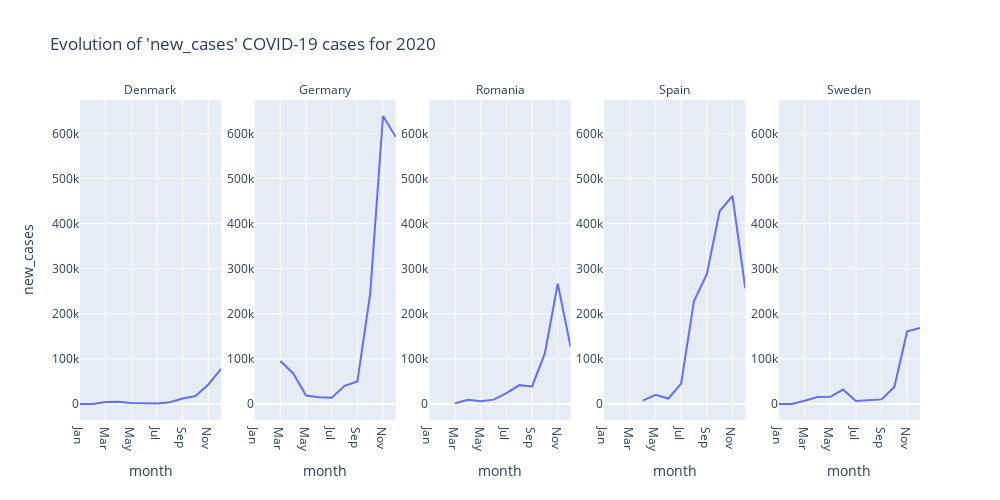

Notebook code for this chart:
### Code cell
plotly_line("new_cases").show()

### Figure 1 — Plotly figure (JSON) as saved in the notebook; plotly's stock layout.template omitted (floating-point values rounded to 4 significant figures)
{"data": [{"hovertemplate": "country=Denmark<br>month=%{x}<br>new_cases=%{y}<extra></extra>", "legendgroup": "", "line": {"color": "#636efa", "dash": "solid"}, "mode": "lines", "name": "", "orientation": "v", "showlegend": false, "type": "scatter", "x": ["Jan", "Feb", "Mar", "Apr", "May", "Jun", "Jul", "Aug", "Sep", "Oct", "Nov", "Dec"], "xaxis": "x", "y": [0, 4, 4365, 5154, 2146, 1163, 957, 3758, 12133, 17619, 43304, 78108], "yaxis": "y"}, {"hovertemplate": "country=Germany<br>month=%{x}<br>new_cases=%{y}<extra></extra>", "legendgroup": "", "line": {"color": "#636efa", "dash": "solid"}, "mode": "lines", "name": "", "orientation": "v", "showlegend": false, "type": "scatter", "x": ["Mar", "Apr", "May", "Jun", "Jul", "Aug", "Sep", "Oct", "Nov", "Dec"], "xaxis": "x2", "y": [95262, 67784, 18640, 14739, 13848, 40397, 49820, 244408, 638627, 591859], "yaxis": "y2"}, {"hovertemplate": "country=Romania<br>month=%{x}<br>new_cases=%{y}<extra></extra>", "legendgroup": "", "line": {"color": "#636efa", "dash": "solid"}, "mode": "lines", "name": "", "orientation": "v", "showlegend": false, "type": "scatter", "x": ["Mar", "Apr", "May", "Jun", "Jul", "Aug", "Sep", "Oct", "Nov", "Dec"], "xaxis": "x3", "y": [1621, 9299, 6094, 9716, 24213, 41828, 39051, 112598, 266913, 126853], "yaxis": "y3"}, {"hovertemplate": "country=Spain<br>month=%{x}<br>new_cases=%{y}<extra></extra>", "legendgroup": "", "line": {"color": "#636efa", "dash": "solid"}, "mode": "lines", "name": "", "orientation": "v", "showlegend": false, "type": "scatter", "x": ["Apr", "May", "Jun", "Jul", "Aug", "Sep", "Oct", "Nov", "Dec"], "xaxis": "x4", "y": [7635, 20433, 12151, 45265, 228495, 287863, 427285, 461631, 256516], "yaxis": "y4"}, {"hovertemplate": "country=Sweden<br>month=%{x}<br>new_cases=%{y}<extra></extra>", "legendgroup": "", "line": {"color": "#636efa", "dash": "solid"}, "mode": "lines", "name": "", "orientation": "v", "showlegend": false, "type": "scatter", "x": ["Jan", "Feb", "Mar", "Apr", "May", "Jun", "Jul", "Aug", "Sep", "Oct", "Nov", "Dec"], "xaxis": "x5", "y": [0, 14, 7159, 15523, 15961, 31952, 6673, 8285, 10233, 37530, 161088, 168324], "yaxis": "y5"}], "layout": {"annotations": [{"font": {}, "showarrow": false, "text": "Denmark", "x": 0.084, "xanchor": "center", "xref": "paper", "y": 1, "yanchor": "bottom", "yref": "paper"}, {"font": {}, "showarrow": false, "text": "Germany", "x": 0.292, "xanchor": "center", "xref": "paper", "y": 1, "yanchor": "bottom", "yref": "paper"}, {"font": {}, "showarrow": false, "text": "Romania", "x": 0.5, "xanchor": "center", "xref": "paper", "y": 1, "yanchor": "bottom", "yref": "paper"}, {"font": {}, "showarrow": false, "text": "Spain", "x": 0.708, "xanchor": "center", "xref": "paper", "y": 1, "yanchor": "bottom", "yref": "paper"}, {"font": {}, "showarrow": false, "text": "Sweden", "x": 0.916, "xanchor": "center", "xref": "paper", "y": 1, "yanchor": "bottom", "yref": "paper"}], "height": 500, "legend": {"tracegroupgap": 0}, "title": {"text": "Evolution of 'new_cases' COVID-19 cases for 2020"}, "width": 1000, "xaxis": {"anchor": "y", "domain": [0, 0.168], "title": {"text": "month"}}, "xaxis2": {"anchor": "y2", "domain": [0.208, 0.376], "matches": "x", "title": {"text": "month"}}, "xaxis3": {"anchor": "y3", "domain": [0.416, 0.584], "matches": "x", "title": {"text": "month"}}, "xaxis4": {"anchor": "y4", "domain": [0.624, 0.792], "matches": "x", "title": {"text": "month"}}, "xaxis5": {"anchor": "y5", "domain": [0.832, 1], "matches": "x", "title": {"text": "month"}}, "yaxis": {"anchor": "x", "domain": [0, 1], "showticklabels": true, "title": {"text": "new_cases"}}, "yaxis2": {"anchor": "x2", "domain": [0, 1], "matches": "y", "showticklabels": true}, "yaxis3": {"anchor": "x3", "domain": [0, 1], "matches": "y", "showticklabels": true}, "yaxis4": {"anchor": "x4", "domain": [0, 1], "matches": "y", "showticklabels": true}, "yaxis5": {"anchor": "x5", "domain": [0, 1], "matches": "y", "showticklabels": true}}}
